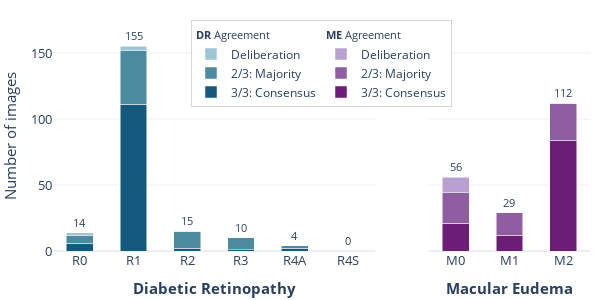

Notebook cell for this chart:
### Markdown cell above
### Retinologists Agreements

### Code cell
df_data = {
    "ME": ME_diagnostic[gt],
    "DR": DR_diagnostic[gt],
    "ME.nAgree": sum(ME_diagnostic[gt] == ME_diagnostic[r] for r in retinologists),
    "DR.nAgree": sum(DR_diagnostic[gt] == DR_diagnostic[r] for r in retinologists),
}
df = pd.DataFrame(df_data)

agreement = {3: "3/3: Consensus", 2: "2/3: Majority", 1: "Deliberation"}
dr_color_nAgree = {3: TEAL4, 2: TEAL2, 1: TEAL0}
me_color_nAgree = {3: PURPLE4, 2: PURPLE2, 1: PURPLE0}
histogram_DR = {
    n: [((df["DR"] == dr) & (df["DR.nAgree"] == n)).sum() for dr in DR_grades] for n in dr_color_nAgree.keys()
}
histogram_ME = {
    n: [((df["ME"] == me) & (df["ME.nAgree"] == n)).sum() for me in ME_grades] for n in me_color_nAgree.keys()
}

fig = make_subplots(rows=1, cols=2, horizontal_spacing=0.1, column_widths=[0.64, 0.32])

text_styling = dict(textposition="outside", textfont={"size": 11})

for nAgree, agreeName in agreement.items():
    color = dr_color_nAgree[nAgree]
    legend = dict(name=agreeName, legendgroup="DR", legendgrouptitle_text="<b>DR</b> Agreement")
    styling = dict(marker_color=color, width=0.5, dy=-1)
    if nAgree == 1:
        styling |= dict(
            text=[(maples_diagnostics["MAPLES-DR.DR"] == _).sum() for _ in DR_grades],
            **text_styling,
        )
    fig.add_trace(
        go.Bar(x=DR_grades, y=histogram_DR[nAgree], **styling, **legend),
        row=1,
        col=1,
    )

for nAgree, agreeName in agreement.items():
    color = me_color_nAgree[nAgree]
    legend = dict(name=agreeName, legendgroup="ME", legendgrouptitle_text="<b>ME</b> Agreement")
    styling = dict(marker_color=color, width=0.5)
    if nAgree == 1:
        styling |= dict(
            text=[(maples_diagnostics["MAPLES-DR.ME"] == _).sum() for _ in ME_grades],
            **text_styling,
        )
    fig.add_trace(
        go.Bar(x=ME_grades, y=histogram_ME[nAgree], **styling, **legend),
        row=1,
        col=2,
    )

fig.layout.barmode = "stack"

fig.update_yaxes(range=[0, 175])
fig.update_yaxes(
    title={"text": "Number of images", "font_size": 15},
    tickfont={"size": 13},
    row=1,
    col=1,
)
fig.update_yaxes(row=1, col=2, showticklabels=False)
fig.update_xaxes(tickfont={"size": 13})
fig.update_xaxes(row=1, col=1, title={"text": "<b>Diabetic Retinopathy</b>", "font_size": 15})
fig.update_xaxes(row=1, col=2, title={"text": "<b>Macular Eudema</b>", "font_size": 15})

fig.update_layout(
    bargap=0,
    legend=dict(
        orientation="h",
        yanchor="top",
        y=1.0,
        xanchor="center",
        x=0.5,
        bordercolor="#b5aaad",
        borderwidth=0.5,
        grouptitlefont_size=11,
    ),
    height=300,
    width=600,
    template="plotly_white",
    margin={"t": 20, "l": 5, "r": 10, "b": 20},
)

fig.show()
fig.write_image("figures/DR_post_dist.pdf")

DR_resume = pd.DataFrame(
    {
        dr: {agreeName: histogram_DR[nAgree][i_dr] for nAgree, agreeName in agreement.items()}
        for i_dr, dr in enumerate(DR_grades)
    }
)
DR_resume["Total"] = DR_resume.sum(axis=1)
display(DR_resume)

ME_resume = pd.DataFrame(
    {
        me: {agreeName: histogram_ME[nAgree][i_me] for nAgree, agreeName in agreement.items()}
        for i_me, me in enumerate(ME_grades)
    }
)
ME_resume["Total"] = ME_resume.sum(axis=1)

display(ME_resume)

### Figure 1 — Plotly figure (JSON) as saved in the notebook; plotly's stock layout.template omitted (floating-point values rounded to 4 significant figures)
{"data": [{"dy": -1, "legendgroup": "DR", "legendgrouptitle": {"text": "<b>DR</b> Agreement"}, "marker": {"color": "#14597e"}, "name": "3/3: Consensus", "type": "bar", "width": 0.5, "x": ["R0", "R1", "R2", "R3", "R4A", "R4S"], "xaxis": "x", "y": [6, 111, 2, 1, 2, 0], "yaxis": "y"}, {"dy": -1, "legendgroup": "DR", "legendgrouptitle": {"text": "<b>DR</b> Agreement"}, "marker": {"color": "#4b8a9f"}, "name": "2/3: Majority", "type": "bar", "width": 0.5, "x": ["R0", "R1", "R2", "R3", "R4A", "R4S"], "xaxis": "x", "y": [6, 41, 13, 9, 2, 0], "yaxis": "y"}, {"dy": -1, "legendgroup": "DR", "legendgrouptitle": {"text": "<b>DR</b> Agreement"}, "marker": {"color": "#9ec5d4"}, "name": "Deliberation", "text": ["14", "155", "15", "10", "4", "0"], "textfont": {"size": 11}, "textposition": "outside", "type": "bar", "width": 0.5, "x": ["R0", "R1", "R2", "R3", "R4A", "R4S"], "xaxis": "x", "y": [2, 3, 0, 0, 0, 0], "yaxis": "y"}, {"legendgroup": "ME", "legendgrouptitle": {"text": "<b>ME</b> Agreement"}, "marker": {"color": "#6a1e75"}, "name": "3/3: Consensus", "type": "bar", "width": 0.5, "x": ["M0", "M1", "M2"], "xaxis": "x2", "y": [21, 12, 84], "yaxis": "y2"}, {"legendgroup": "ME", "legendgrouptitle": {"text": "<b>ME</b> Agreement"}, "marker": {"color": "#8e5ea1"}, "name": "2/3: Majority", "type": "bar", "width": 0.5, "x": ["M0", "M1", "M2"], "xaxis": "x2", "y": [23, 17, 28], "yaxis": "y2"}, {"legendgroup": "ME", "legendgrouptitle": {"text": "<b>ME</b> Agreement"}, "marker": {"color": "#b8a1d1"}, "name": "Deliberation", "text": ["56", "29", "112"], "textfont": {"size": 11}, "textposition": "outside", "type": "bar", "width": 0.5, "x": ["M0", "M1", "M2"], "xaxis": "x2", "y": [12, 0, 0], "yaxis": "y2"}], "layout": {"bargap": 0, "barmode": "stack", "height": 300, "legend": {"bordercolor": "#b5aaad", "borderwidth": 0.5, "grouptitlefont": {"size": 11}, "orientation": "h", "x": 0.5, "xanchor": "center", "y": 1, "yanchor": "top"}, "margin": {"b": 20, "l": 5, "r": 10, "t": 20}, "width": 600, "xaxis": {"anchor": "y", "domain": [0, 0.6], "tickfont": {"size": 13}, "title": {"font": {"size": 15}, "text": "<b>Diabetic Retinopathy</b>"}}, "xaxis2": {"anchor": "y2", "domain": [0.7, 1], "tickfont": {"size": 13}, "title": {"font": {"size": 15}, "text": "<b>Macular Eudema</b>"}}, "yaxis": {"anchor": "x", "domain": [0, 1], "range": [0, 175], "tickfont": {"size": 13}, "title": {"font": {"size": 15}, "text": "Number of images"}}, "yaxis2": {"anchor": "x2", "domain": [0, 1], "range": [0, 175], "showticklabels": false}}}
